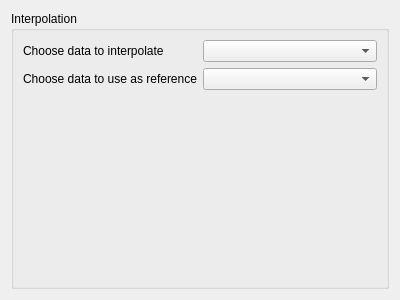
<?xml version="1.0" encoding="UTF-8"?>
<ui version="4.0">
 <class>Form</class>
 <widget class="QWidget" name="Form">
  <property name="geometry">
   <rect>
    <x>0</x>
    <y>0</y>
    <width>400</width>
    <height>300</height>
   </rect>
  </property>
  <property name="windowTitle">
   <string>Form</string>
  </property>
  <layout class="QVBoxLayout" name="verticalLayout">
   <item>
    <widget class="QGroupBox" name="formGroupBox">
     <property name="title">
      <string>Interpolation</string>
     </property>
     <layout class="QFormLayout" name="formLayout">
      <property name="fieldGrowthPolicy">
       <enum>QFormLayout::AllNonFixedFieldsGrow</enum>
      </property>
      <item row="0" column="0">
       <widget class="QLabel" name="interpolateDataLabel">
        <property name="text">
         <string>Choose data to interpolate</string>
        </property>
       </widget>
      </item>
      <item row="0" column="1">
       <widget class="QComboBox" name="interpolateDataComboBox"/>
      </item>
      <item row="1" column="0">
       <widget class="QLabel" name="referenceDataLabel">
        <property name="text">
         <string>Choose data to use as reference</string>
        </property>
       </widget>
      </item>
      <item row="1" column="1">
       <widget class="QComboBox" name="referenceDataComboBox"/>
      </item>
     </layout>
    </widget>
   </item>
  </layout>
 </widget>
 <resources/>
 <connections/>
</ui>
